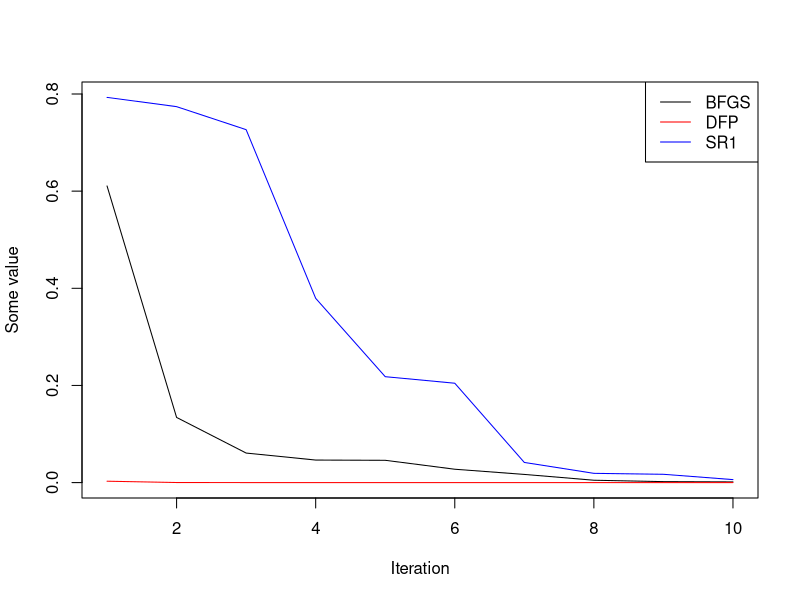

The R script that drew this image:
## ---- chunk 1
knitr::opts_chunk$set(echo = TRUE)
printf <- function(...) cat(sprintf(...))
printfln <- function(...) cat(sprintf(...), "\n")
## ---- chunk 2
###########################################
# Rosenbrock Objective Function
###########################################
f = function(x) 100*(x[2] - x[1]^2)^2 + (1 - x[1])^2
f_xy = function(x, y) 100*(y - x^2)^2 + (1 - x)^2
x_min_true = c(1, 1)

# analytic derivatives
g = function(x) c(2*(x[1] - 1) - 400*x[1]*(x[2] - x[1]^2), 200*(x[2] - x[1]^2))
H = function(x) rbind(c(1200*x[1]^2 - 400*x[2] + 2, -400*x[1]), c(-400*x[1], 200))

###########################################
# Convex Elliptical Objective Function
###########################################
f = function(x) 0.5*(100*x[1]^2 + x[2]^2)
f_xy = function(x,y) 0.5*(100*x^2 + y^2)
x_min_true = c(0, 0)

# analytic derivatives
g = function(x) c(0.5*200*x[1], 0.5*2*x[2])
H = function(x) 0.5*rbind(c(200, 0), c(0, 2))

###########################################
# Nonconvex Sines Objective Function
###########################################
'f = function(x) x[1]^2 + .25*x[2]^2 + 4*(x[1] - x[2])^2*sin(x[2])^2
f_xy = function(x, y) x^2 + .25*y^2 + 4*(x - y)^2*sin(y)^2
x_min_true = c(0, 0)

# analytic derivatives
g = function(x) c(2*x[1] + 8*(x[1] - x[2])*sin(x[2])^2, .5*x[2] - 8*(x[1] - x[2])*sin(x[2])^2 + 4*(x[1] - x[2])^2*sin(2*x[2]))
H = function(x)
{
	H11 = 2 + 8*sin(x[2])^2
	H12 = 8*(2*(x[1] - x[2])*cos(x[2]) - sin(x[2]))*sin(x[2])
	H21 = H12
	H22 = 4.5 + 4*(2*(x[1] - x[2])^2 - 1)*cos(2*x[2]) + 16*(x[2] - x[1])*sin(2*x[2])
	rbind(c(H11, H12), c(H21, H22))
}'
## ---- chunk 3
# Definerer lige noget line-search (Der er Wolfe i)
backtracking_line_search <- function(alpha, c, rho, x_k, p_k, g_k, f) {
	alpha_k <- alpha
	repeat { 
		lhs <- f(x_k + alpha_k * p_k)
		rhs <- f(x_k) + c * alpha_k * g_k %*% p_k
		if (lhs <= rhs) break
		alpha_k <- rho * alpha_k
	}
	return(alpha_k)
}

# Implementation af BFGS
BFGS <- function(f, g, x_k, alpha, c, rho, tol, k_max){
  k <- 0
  n <- length(x_k)
  H_k <- I_n <- diag(n)
  g_k <- tol + 1
  while (norm(g_k, type="2") > tol & k < k_max) {
    g_k <- g(x_k)
    f_k <- f(x_k)
    p_k <- -  H_k %*% g_k
    alpha_k <- backtracking_line_search(alpha, c, rho, x_k, p_k, g_k, f)
    x_old <- x_k
    x_k <- x_k + alpha_k * p_k
    s_k <- x_k - x_old
    y_k <- g(x_k) - g_k
    rho_k <- 1 / (t(y_k) %*% s_k)[1]
    H_k <- (I_n - rho_k * (s_k %*% t(y_k))[1]) %*% H_k %*% (I_n - rho_k * (s_k %*% t(y_k))[1]) + rho_k * (s_k %*% t(s_k))[1]
    k <- k + 1
  }
printfln("k = %d \t x_k = (%6.3f , %6.3f) \t f_k = %.2f \t g_k = (%8.3f , %8.3f) \t alpha_k = %.5f", k, x_k[1] , x_k[2], f(x_k), g_k[1] , g_k[2], alpha_k)
  return(x_k)
}

# Implementation af DFP
DFP <- function(f, g, x_k, alpha, c, rho, tol, k_max){
  k <- 0
  n <- length(x_k)
  H_k <- I_n <- diag(n)
  g_k <- tol + 1
  while (norm(g_k, type="2") > tol & k < k_max) {
    g_k <- g(x_k)
    f_k <- f(x_k)
    p_k <- -  H_k %*% g_k
    alpha_k <- backtracking_line_search(alpha, c, rho, x_k, p_k, g_k, f)
    x_old <- x_k
    x_k <- x_k + alpha_k * p_k
    s_k <- x_k - x_old
    y_k <- g(x_k) - g_k
    H_k <- H_k - (H_k %*% y_k %*% t(y_k) %*% H_k) / (t(y_k) %*% H_k %*% y_k)[1] + (s_k %*% t(s_k)) / (t(y_k) %*% s_k)[1]
    k <- k + 1
  }
printfln("k = %d \t x_k = (%6.3f , %6.3f) \t f_k = %.2f \t g_k = (%8.3f , %8.3f) \t alpha_k = %.5f", k, x_k[1] , x_k[2], f(x_k), g_k[1] , g_k[2], alpha_k)
  return(x_k)
}


## ---- chunk 4
x_k <- c(5,5)
alpha <- 1
c <- 1e-4
tol <- 1e-8
rho <- 0.5
k_max <- 100000

DFP(f, g, x_k, alpha, c, rho, tol, k_max)
BFGS(f, g, x_k, alpha, c, rho, tol, k_max)
optim(x_k, f, g, method = "BFGS")
## ---- chunk 5
res_bfgs <- cumprod(runif(10))
res_dfp <- cumprod(runif(10))
res_sr1 <- cumprod(runif(10))

nms <- c("BFGS", "DFP", "SR1")
clrs <- c("black", "red", "blue")
x_plot <- list(res_bfgs, res_dfp, res_sr1)

x_lim <- c(1, max(sapply(x_plot, length)))
y_lim <- range(sapply(x_plot, range))

plot(seq_along(x_plot[[1]]), x_plot[[1]], 
     type = "l", col = clrs[1], 
     xlim = x_lim, ylim = y_lim,
     xlab = "Iteration",
     ylab = "Some value")
for (i in 2L:length(x_plot)) {
  lines(seq_along(x_plot[[i]]), x_plot[[i]], col = clrs[i])
}
legend("topright", legend = nms, col = clrs, lty = 1)
## ---- chunk 6
